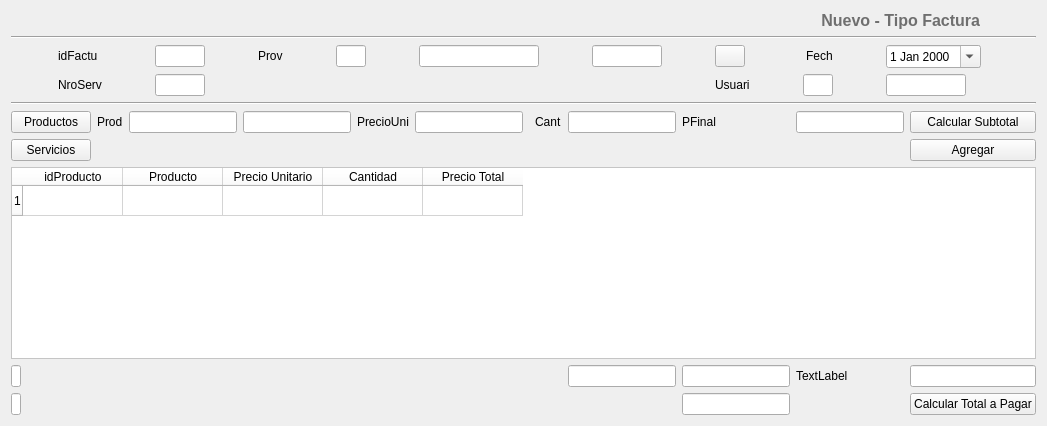
  <widget class="QWidget" name="centralwidget">
   <layout class="QVBoxLayout" name="verticalLayout_2">
    <item>
     <layout class="QVBoxLayout" name="verticalLayout">
      <item>
       <layout class="QHBoxLayout" name="horizontalLayout">
        <item>
         <widget class="QLabel" name="lb_titulo">
          <property name="sizePolicy">
           <sizepolicy hsizetype="Preferred" vsizetype="Fixed">
            <horstretch>0</horstretch>
            <verstretch>0</verstretch>
           </sizepolicy>
          </property>
          <property name="text">
           <string>&lt;html&gt;&lt;head/&gt;&lt;body&gt;&lt;p&gt;&lt;span style=&quot; font-size:12pt; font-weight:600; color:#6f6f6f;&quot;&gt;Nuevo - Tipo Factura&lt;/span&gt;&lt;/p&gt;&lt;/body&gt;&lt;/html&gt;</string>
          </property>
          <property name="alignment">
           <set>Qt::AlignRight|Qt::AlignTrailing|Qt::AlignVCenter</set>
          </property>
         </widget>
        </item>
        <item>
         <widget class="QLabel" name="label_2">
          <property name="sizePolicy">
           <sizepolicy hsizetype="Preferred" vsizetype="Fixed">
            <horstretch>0</horstretch>
            <verstretch>0</verstretch>
           </sizepolicy>
          </property>
          <property name="maximumSize">
           <size>
            <width>50</width>
            <height>50</height>
           </size>
          </property>
          <property name="text">
           <string/>
          </property>
          <property name="pixmap">
           <pixmap>iconos/3592812-document-general-letter-note-office-page-paper_107779.png</pixmap>
          </property>
          <property name="scaledContents">
           <bool>true</bool>
          </property>
         </widget>
        </item>
       </layout>
      </item>
      <item>
       <widget class="Line" name="line">
        <property name="orientation">
         <enum>Qt::Horizontal</enum>
        </property>
       </widget>
      </item>
     </layout>
    </item>
    <item>
     <layout class="QVBoxLayout" name="verticalLayout_8">
      <item>
       <layout class="QGridLayout" name="gridLayout_3">
        <item row="0" column="9">
         <widget class="QDateEdit" name="dateEdit">
          <property name="sizePolicy">
           <sizepolicy hsizetype="Fixed" vsizetype="Fixed">
            <horstretch>0</horstretch>
            <verstretch>0</verstretch>
           </sizepolicy>
          </property>
          <property name="calendarPopup">
           <bool>true</bool>
          </property>
         </widget>
        </item>
        <item row="0" column="1">
         <widget class="QLabel" name="label">
          <property name="sizePolicy">
           <sizepolicy hsizetype="Fixed" vsizetype="Fixed">
            <horstretch>0</horstretch>
            <verstretch>0</verstretch>
           </sizepolicy>
          </property>
          <property name="text">
           <string>idFactu</string>
          </property>
         </widget>
        </item>
        <item row="0" column="5">
         <widget class="QLineEdit" name="lineEdit_9">
          <property name="sizePolicy">
           <sizepolicy hsizetype="Fixed" vsizetype="Fixed">
            <horstretch>0</horstretch>
            <verstretch>0</verstretch>
           </sizepolicy>
          </property>
          <property name="minimumSize">
           <size>
            <width>120</width>
            <height>0</height>
           </size>
          </property>
          <property name="maximumSize">
           <size>
            <width>120</width>
            <height>16777215</height>
           </size>
          </property>
         </widget>
        </item>
        <item row="0" column="7">
         <widget class="QPushButton" name="pushButton">
          <property name="sizePolicy">
           <sizepolicy hsizetype="Fixed" vsizetype="Fixed">
            <horstretch>0</horstretch>
            <verstretch>0</verstretch>
           </sizepolicy>
          </property>
          <property name="minimumSize">
           <size>
            <width>30</width>
            <height>0</height>
           </size>
          </property>
          <property name="maximumSize">
           <size>
            <width>30</width>
            <height>16777215</height>
           </size>
          </property>
          <property name="layoutDirection">
           <enum>Qt::LeftToRight</enum>
          </property>
          <property name="text">
           <string/>
          </property>
          <property name="icon">
           <iconset>
            <normaloff>iconos/file-search_114412.png</normaloff>iconos/file-search_114412.png</iconset>
          </property>
         </widget>
        </item>
        <item row="0" column="2">
         <widget class="QLineEdit" name="lineEdit">
          <property name="sizePolicy">
           <sizepolicy hsizetype="Fixed" vsizetype="Fixed">
            <horstretch>0</horstretch>
            <verstretch>0</verstretch>
           </sizepolicy>
          </property>
          <property name="minimumSize">
           <size>
            <width>50</width>
            <height>0</height>
           </size>
          </property>
          <property name="maximumSize">
           <size>
            <width>50</width>
            <height>16777215</height>
           </size>
          </property>
         </widget>
        </item>
        <item row="0" column="8">
         <widget class="QLabel" name="label_5">
          <property name="sizePolicy">
           <sizepolicy hsizetype="Fixed" vsizetype="Fixed">
            <horstretch>0</horstretch>
            <verstretch>0</verstretch>
           </sizepolicy>
          </property>
          <property name="layoutDirection">
           <enum>Qt::RightToLeft</enum>
          </property>
          <property name="text">
           <string>Fech</string>
          </property>
         </widget>
        </item>
        <item row="0" column="6">
         <widget class="QLineEdit" name="lineEdit_3">
          <property name="sizePolicy">
           <sizepolicy hsizetype="Fixed" vsizetype="Fixed">
            <horstretch>0</horstretch>
            <verstretch>0</verstretch>
           </sizepolicy>
          </property>
          <property name="minimumSize">
           <size>
            <width>70</width>
            <height>0</height>
           </size>
          </property>
          <property name="maximumSize">
           <size>
            <width>70</width>
            <height>16777215</height>
           </size>
          </property>
         </widget>
        </item>
        <item row="0" column="3">
         <widget class="QLabel" name="label_3">
          <property name="sizePolicy">
           <sizepolicy hsizetype="Fixed" vsizetype="Fixed">
            <horstretch>0</horstretch>
            <verstretch>0</verstretch>
           </sizepolicy>
          </property>
          <property name="layoutDirection">
           <enum>Qt::RightToLeft</enum>
          </property>
          <property name="text">
           <string>Prov</string>
          </property>
          <property name="alignment">
           <set>Qt::AlignLeading|Qt::AlignLeft|Qt::AlignVCenter</set>
          </property>
         </widget>
        </item>
        <item row="0" column="4">
         <widget class="QLineEdit" name="lineEdit_2">
          <property name="sizePolicy">
           <sizepolicy hsizetype="Fixed" vsizetype="Fixed">
            <horstretch>0</horstretch>
            <verstretch>0</verstretch>
           </sizepolicy>
          </property>
          <property name="minimumSize">
           <size>
            <width>29</width>
            <height>0</height>
           </size>
          </property>
          <property name="maximumSize">
           <size>
            <width>30</width>
            <height>16777215</height>
           </size>
          </property>
         </widget>
        </item>
        <item row="1" column="9">
         <widget class="QLineEdit" name="lineEdit_11">
          <property name="sizePolicy">
           <sizepolicy hsizetype="Fixed" vsizetype="Fixed">
            <horstretch>0</horstretch>
            <verstretch>0</verstretch>
           </sizepolicy>
          </property>
          <property name="minimumSize">
           <size>
            <width>80</width>
            <height>0</height>
           </size>
          </property>
          <property name="maximumSize">
           <size>
            <width>80</width>
            <height>16777215</height>
           </size>
          </property>
         </widget>
        </item>
        <item row="1" column="8">
         <widget class="QLineEdit" name="lineEdit_19">
          <property name="sizePolicy">
           <sizepolicy hsizetype="Fixed" vsizetype="Fixed">
            <horstretch>0</horstretch>
            <verstretch>0</verstretch>
           </sizepolicy>
          </property>
          <property name="minimumSize">
           <size>
            <width>30</width>
            <height>0</height>
           </size>
          </property>
          <property name="maximumSize">
           <size>
            <width>30</width>
            <height>16777215</height>
           </size>
          </property>
         </widget>
        </item>
        <item row="1" column="7">
         <widget class="QLabel" name="label_9">
          <property name="sizePolicy">
           <sizepolicy hsizetype="Fixed" vsizetype="Fixed">
            <horstretch>0</horstretch>
            <verstretch>0</verstretch>
           </sizepolicy>
          </property>
          <property name="text">
           <string>Usuari</string>
          </property>
         </widget>
        </item>
        <item row="1" column="2">
         <widget class="QLineEdit" name="lineEdit_6">
          <property name="minimumSize">
           <size>
            <width>50</width>
            <height>0</height>
           </size>
          </property>
          <property name="maximumSize">
           <size>
            <width>50</width>
            <height>16777215</height>
           </size>
          </property>
         </widget>
        </item>
        <item row="1" column="1">
         <widget class="QLabel" name="label_4">
          <property name="text">
           <string>NroServ</string>
          </property>
         </widget>
        </item>
       </layout>
      </item>
     </layout>
    </item>
    <item>
     <widget class="Line" name="line_2">
      <property name="orientation">
       <enum>Qt::Horizontal</enum>
      </property>
     </widget>
    </item>
    <item>
     <layout class="QGridLayout" name="gridLayout">
      <item row="0" column="2">
       <widget class="QLineEdit" name="lineEdit_12"/>
      </item>
      <item row="0" column="9">
       <widget class="QLabel" name="label_18">
        <property name="text">
         <string>PFinal</string>
        </property>
       </widget>
      </item>
      <item row="0" column="7">
       <widget class="QLabel" name="label_15">
        <property name="text">
         <string>Cant</string>
        </property>
       </widget>
      </item>
      <item row="4" column="9">
       <widget class="QLineEdit" name="lineEdit_5"/>
      </item>
      <item row="0" column="8">
       <widget class="QLineEdit" name="lineEdit_15"/>
      </item>
      <item row="4" column="0">
       <widget class="QLineEdit" name="lineEdit_4">
        <property name="sizePolicy">
         <sizepolicy hsizetype="Fixed" vsizetype="Fixed">
          <horstretch>0</horstretch>
          <verstretch>0</verstretch>
         </sizepolicy>
        </property>
        <property name="minimumSize">
         <size>
          <width>10</width>
          <height>0</height>
         </size>
        </property>
        <property name="maximumSize">
         <size>
          <width>10</width>
          <height>16777215</height>
         </size>
        </property>
       </widget>
      </item>
      <item row="0" column="0">
       <widget class="QPushButton" name="pushButton_4">
        <property name="text">
         <string>Productos</string>
        </property>
        <property name="icon">
         <iconset>
          <normaloff>iconos/file-search_114412.png</normaloff>iconos/file-search_114412.png</iconset>
        </property>
       </widget>
      </item>
      <item row="0" column="10">
       <widget class="QLineEdit" name="lineEdit_21"/>
      </item>
      <item row="2" column="0" colspan="12">
       <widget class="QTableWidget" name="tableWidget2">
        <property name="palette">
         <palette>
          <active>
           <colorrole role="WindowText">
            <brush brushstyle="SolidPattern">
             <color alpha="255">
              <red>0</red>
              <green>0</green>
              <blue>0</blue>
             </color>
            </brush>
           </colorrole>
           <colorrole role="Button">
            <brush brushstyle="SolidPattern">
             <color alpha="255">
              <red>255</red>
              <green>255</green>
              <blue>255</blue>
             </color>
            </brush>
           </colorrole>
           <colorrole role="Light">
            <brush brushstyle="SolidPattern">
             <color alpha="255">
              <red>255</red>
              <green>255</green>
              <blue>255</blue>
             </color>
            </brush>
           </colorrole>
           <colorrole role="Midlight">
            <brush brushstyle="SolidPattern">
             <color alpha="255">
              <red>255</red>
              <green>255</green>
              <blue>255</blue>
             </color>
            </brush>
           </colorrole>
           <colorrole role="Dark">
            <brush brushstyle="SolidPattern">
             <color alpha="255">
              <red>127</red>
              <green>127</green>
              <blue>127</blue>
             </color>
            </brush>
           </colorrole>
           <colorrole role="Mid">
            <brush brushstyle="SolidPattern">
             <color alpha="255">
              <red>170</red>
              <green>170</green>
              <blue>170</blue>
             </color>
            </brush>
           </colorrole>
           <colorrole role="Text">
            <brush brushstyle="SolidPattern">
             <color alpha="255">
              <red>0</red>
              <green>0</green>
              <blue>0</blue>
             </color>
            </brush>
           </colorrole>
           <colorrole role="BrightText">
            <brush brushstyle="SolidPattern">
             <color alpha="255">
              <red>255</red>
              <green>255</green>
              <blue>255</blue>
             </color>
            </brush>
           </colorrole>
           <colorrole role="ButtonText">
            <brush brushstyle="SolidPattern">
             <color alpha="255">
              <red>0</red>
              <green>0</green>
              <blue>0</blue>
             </color>
            </brush>
           </colorrole>
           <colorrole role="Base">
            <brush brushstyle="SolidPattern">
             <color alpha="255">
              <red>255</red>
              <green>255</green>
              <blue>255</blue>
             </color>
            </brush>
           </colorrole>
           <colorrole role="Window">
            <brush brushstyle="SolidPattern">
             <color alpha="255">
              <red>255</red>
              <green>255</green>
              <blue>255</blue>
             </color>
            </brush>
           </colorrole>
           <colorrole role="Shadow">
            <brush brushstyle="SolidPattern">
             <color alpha="255">
              <red>0</red>
              <green>0</green>
              <blue>0</blue>
             </color>
            </brush>
           </colorrole>
           <colorrole role="AlternateBase">
            <brush brushstyle="SolidPattern">
             <color alpha="255">
              <red>255</red>
              <green>255</green>
              <blue>255</blue>
             </color>
            </brush>
           </colorrole>
           <colorrole role="ToolTipBase">
            <brush brushstyle="SolidPattern">
             <color alpha="255">
              <red>255</red>
              <green>255</green>
              <blue>220</blue>
             </color>
            </brush>
           </colorrole>
           <colorrole role="ToolTipText">
            <brush brushstyle="SolidPattern">
             <color alpha="255">
              <red>0</red>
              <green>0</green>
              <blue>0</blue>
             </color>
            </brush>
           </colorrole>
           <colorrole role="PlaceholderText">
            <brush brushstyle="SolidPattern">
             <color alpha="128">
              <red>0</red>
              <green>0</green>
              <blue>0</blue>
             </color>
            </brush>
           </colorrole>
          </active>
          <inactive>
           <colorrole role="WindowText">
            <brush brushstyle="SolidPattern">
             <color alpha="255">
              <red>0</red>
              <green>0</green>
              <blue>0</blue>
             </color>
            </brush>
           </colorrole>
           <colorrole role="Button">
            <brush brushstyle="SolidPattern">
             <color alpha="255">
              <red>255</red>
              <green>255</green>
              <blue>255</blue>
             </color>
            </brush>
           </colorrole>
           <colorrole role="Light">
            <brush brushstyle="SolidPattern">
             <color alpha="255">
              <red>255</red>
              <green>255</green>
              <blue>255</blue>
             </color>
            </brush>
           </colorrole>
           <colorrole role="Midlight">
            <brush brushstyle="SolidPattern">
             <color alpha="255">
              <red>255</red>
              <green>255</green>
              <blue>255</blue>
             </color>
            </brush>
           </colorrole>
           <colorrole role="Dark">
            <brush brushstyle="SolidPattern">
             <color alpha="255">
              <red>127</red>
              <green>127</green>
              <blue>127</blue>
             </color>
            </brush>
           </colorrole>
           <colorrole role="Mid">
            <brush brushstyle="SolidPattern">
             <color alpha="255">
              <red>170</red>
              <green>170</green>
              <blue>170</blue>
             </color>
            </brush>
           </colorrole>
           <colorrole role="Text">
            <brush brushstyle="SolidPattern">
             <color alpha="255">
              <red>0</red>
              <green>0</green>
              <blue>0</blue>
             </color>
            </brush>
           </colorrole>
           <colorrole role="BrightText">
            <brush brushstyle="SolidPattern">
             <color alpha="255">
              <red>255</red>
              <green>255</green>
              <blue>255</blue>
             </color>
            </brush>
           </colorrole>
           <colorrole role="ButtonText">
            <brush brushstyle="SolidPattern">
             <color alpha="255">
              <red>0</red>
              <green>0</green>
              <blue>0</blue>
             </color>
            </brush>
           </colorrole>
           <colorrole role="Base">
            <brush brushstyle="SolidPattern">
             <color alpha="255">
              <red>255</red>
              <green>255</green>
              <blue>255</blue>
             </color>
            </brush>
           </colorrole>
           <colorrole role="Window">
            <brush brushstyle="SolidPattern">
             <color alpha="255">
              <red>255</red>
              <green>255</green>
              <blue>255</blue>
             </color>
            </brush>
           </colorrole>
           <colorrole role="Shadow">
            <brush brushstyle="SolidPattern">
             <color alpha="255">
              <red>0</red>
              <green>0</green>
              <blue>0</blue>
             </color>
            </brush>
           </colorrole>
           <colorrole role="AlternateBase">
            <brush brushstyle="SolidPattern">
             <color alpha="255">
              <red>255</red>
              <green>255</green>
              <blue>255</blue>
             </color>
            </brush>
           </colorrole>
           <colorrole role="ToolTipBase">
            <brush brushstyle="SolidPattern">
             <color alpha="255">
              <red>255</red>
              <green>255</green>
              <blue>220</blue>
             </color>
            </brush>
           </colorrole>
           <colorrole role="ToolTipText">
            <brush brushstyle="SolidPattern">
             <color alpha="255">
              <red>0</red>
              <green>0</green>
              <blue>0</blue>
             </color>
            </brush>
           </colorrole>
           <colorrole role="PlaceholderText">
            <brush brushstyle="SolidPattern">
             <color alpha="128">
              <red>0</red>
              <green>0</green>
              <blue>0</blue>
             </color>
            </brush>
           </colorrole>
          </inactive>
          <disabled>
           <colorrole role="WindowText">
            <brush brushstyle="SolidPattern">
             <color alpha="255">
              <red>127</red>
              <green>127</green>
              <blue>127</blue>
             </color>
            </brush>
           </colorrole>
           <colorrole role="Button">
            <brush brushstyle="SolidPattern">
             <color alpha="255">
              <red>255</red>
              <green>255</green>
              <blue>255</blue>
             </color>
            </brush>
           </colorrole>
           <colorrole role="Light">
            <brush brushstyle="SolidPattern">
             <color alpha="255">
              <red>255</red>
              <green>255</green>
              <blue>255</blue>
             </color>
            </brush>
           </colorrole>
           <colorrole role="Midlight">
            <brush brushstyle="SolidPattern">
             <color alpha="255">
              <red>255</red>
              <green>255</green>
              <blue>255</blue>
             </color>
            </brush>
           </colorrole>
           <colorrole role="Dark">
            <brush brushstyle="SolidPattern">
             <color alpha="255">
              <red>127</red>
              <green>127</green>
              <blue>127</blue>
             </color>
            </brush>
           </colorrole>
           <colorrole role="Mid">
            <brush brushstyle="SolidPattern">
             <color alpha="255">
              <red>170</red>
              <green>170</green>
              <blue>170</blue>
             </color>
            </brush>
           </colorrole>
           <colorrole role="Text">
            <brush brushstyle="SolidPattern">
             <color alpha="255">
              <red>127</red>
              <green>127</green>
              <blue>127</blue>
             </color>
            </brush>
           </colorrole>
           <colorrole role="BrightText">
            <brush brushstyle="SolidPattern">
             <color alpha="255">
              <red>255</red>
              <green>255</green>
              <blue>255</blue>
             </color>
            </brush>
           </colorrole>
           <colorrole role="ButtonText">
            <brush brushstyle="SolidPattern">
             <color alpha="255">
              <red>127</red>
              <green>127</green>
              <blue>127</blue>
             </color>
            </brush>
           </colorrole>
           <colorrole role="Base">
            <brush brushstyle="SolidPattern">
             <color alpha="255">
              <red>255</red>
              <green>255</green>
              <blue>255</blue>
             </color>
            </brush>
           </colorrole>
           <colorrole role="Window">
            <brush brushstyle="SolidPattern">
             <color alpha="255">
              <red>255</red>
              <green>255</green>
              <blue>255</blue>
             </color>
            </brush>
           </colorrole>
           <colorrole role="Shadow">
            <brush brushstyle="SolidPattern">
             <color alpha="255">
              <red>0</red>
              <green>0</green>
              <blue>0</blue>
             </color>
            </brush>
           </colorrole>
           <colorrole role="AlternateBase">
            <brush brushstyle="SolidPattern">
             <color alpha="255">
              <red>255</red>
              <green>255</green>
              <blue>255</blue>
             </color>
            </brush>
           </colorrole>
           <colorrole role="ToolTipBase">
            <brush brushstyle="SolidPattern">
             <color alpha="255">
              <red>255</red>
              <green>255</green>
              <blue>220</blue>
             </color>
            </brush>
           </colorrole>
           <colorrole role="ToolTipText">
            <brush brushstyle="SolidPattern">
             <color alpha="255">
              <red>0</red>
              <green>0</green>
              <blue>0</blue>
             </color>
            </brush>
           </colorrole>
           <colorrole role="PlaceholderText">
            <brush brushstyle="SolidPattern">
             <color alpha="128">
              <red>0</red>
              <green>0</green>
              <blue>0</blue>
             </color>
            </brush>
           </colorrole>
          </disabled>
         </palette>
        </property>
        <row>
         <property name="text">
          <string>1</string>
         </property>
        </row>
        <column>
         <property name="text">
          <string>idProducto</string>
         </property>
        </column>
        <column>
         <property name="text">
          <string>Producto</string>
         </property>
        </column>
        <column>
         <property name="text">
          <string>Precio Unitario</string>
         </property>
        </column>
        <column>
         <property name="text">
          <string>Cantidad</string>
         </property>
        </column>
        <column>
         <property name="text">
          <string>Precio Total</string>
         </property>
        </column>
       </widget>
      </item>
      <item row="0" column="1">
       <widget class="QLabel" name="label_10">
        <property name="text">
         <string>Prod</string>
        </property>
       </widget>
      </item>
      <item row="3" column="10">
       <widget class="QLabel" name="label_17">
        <property name="text">
         <string>TextLabel</string>
        </property>
       </widget>
      </item>
      <item row="3" column="9">
       <widget class="QLineEdit" name="lineEdit_17"/>
      </item>
      <item row="0" column="4">
       <widget class="QLabel" name="label_13">
        <property name="text">
         <string>PrecioUni</string>
        </property>
       </widget>
      </item>
      <item row="0" column="5">
       <widget class="QLineEdit" name="lineEdit_20">
        <property name="sizePolicy">
         <sizepolicy hsizetype="Expanding" vsizetype="Fixed">
          <horstretch>0</horstretch>
          <verstretch>0</verstretch>
         </sizepolicy>
        </property>
       </widget>
      </item>
      <item row="0" column="3">
       <widget class="QLineEdit" name="lineEdit_13">
        <property name="sizePolicy">
         <sizepolicy hsizetype="Fixed" vsizetype="Fixed">
          <horstretch>0</horstretch>
          <verstretch>0</verstretch>
         </sizepolicy>
        </property>
       </widget>
      </item>
      <item row="3" column="11">
       <widget class="QLineEdit" name="lineEdit_18"/>
      </item>
      <item row="3" column="0">
       <widget class="QLineEdit" name="lineEdit_22">
        <property name="sizePolicy">
         <sizepolicy hsizetype="Fixed" vsizetype="Fixed">
          <horstretch>0</horstretch>
          <verstretch>0</verstretch>
         </sizepolicy>
        </property>
        <property name="minimumSize">
         <size>
          <width>10</width>
          <height>0</height>
         </size>
        </property>
        <property name="maximumSize">
         <size>
          <width>10</width>
          <height>16777215</height>
         </size>
        </property>
       </widget>
      </item>
      <item row="0" column="11">
       <widget class="QPushButton" name="pushButton_6">
        <property name="text">
         <string>Calcular Subtotal</string>
        </property>
       </widget>
      </item>
      <item row="3" column="8">
       <widget class="QLineEdit" name="lineEdit_16"/>
      </item>
      <item row="1" column="11">
       <widget class="QPushButton" name="pushButton_5">
        <property name="text">
         <string>Agregar</string>
        </property>
       </widget>
      </item>
      <item row="4" column="11">
       <widget class="QPushButton" name="pushButton_7">
        <property name="text">
         <string>Calcular Total a Pagar</string>
        </property>
       </widget>
      </item>
      <item row="1" column="0">
       <widget class="QPushButton" name="pushButton_8">
        <property name="text">
         <string>Servicios</string>
        </property>
       </widget>
      </item>
     </layout>
    </item>
   </layout>
  </widget>
